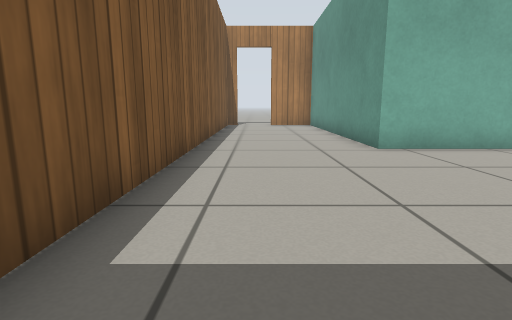
View 1 (above)

23 first-person views from a walk through a world built for the Gazebo simulator. The camera is 0.5 m above the floor, tilts 10° down and sees 80° across. The floor is counted in squares, 0.5 m on a side. Each view is taken from the middle of a square. On the plan, view 1 faces up. The plan holds only what a view shows up to about 12 squares ahead; the rest is blank. Simple patterns stand in for the simulator's built-in surfaces.

View 2
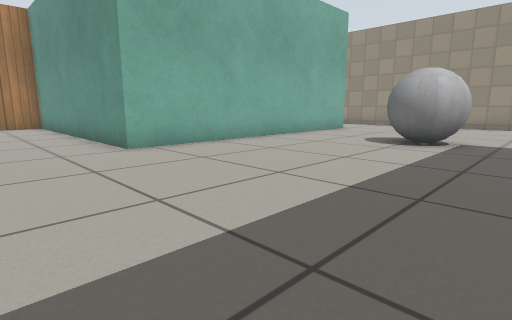

View 3
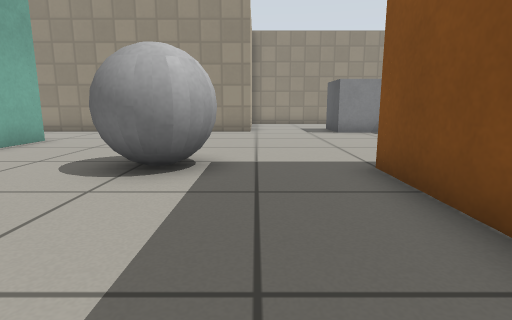

View 4
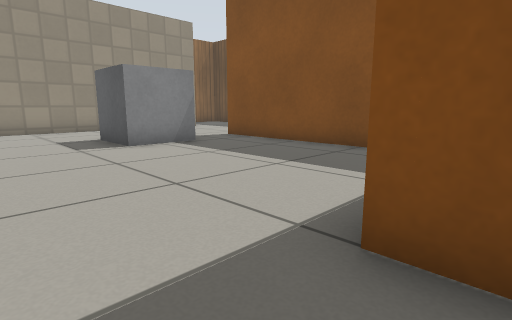

View 5
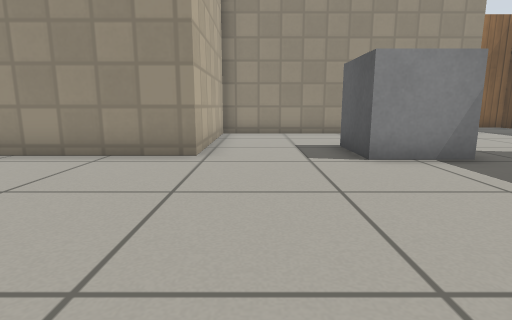

View 6
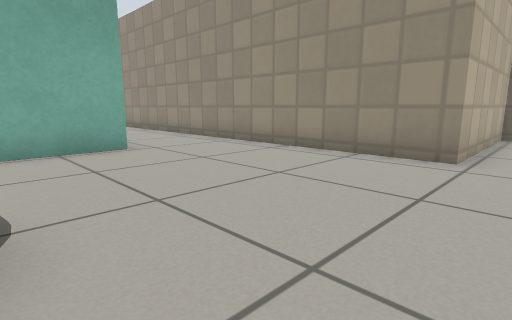

View 7
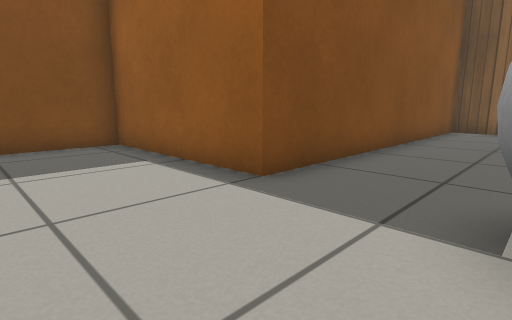

View 8
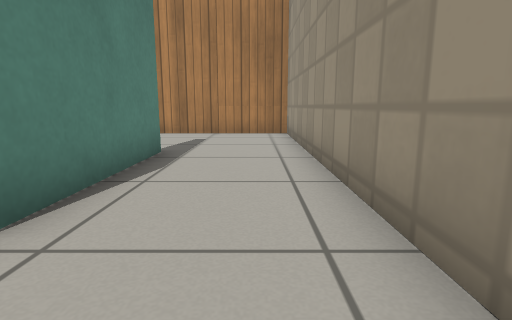

View 9
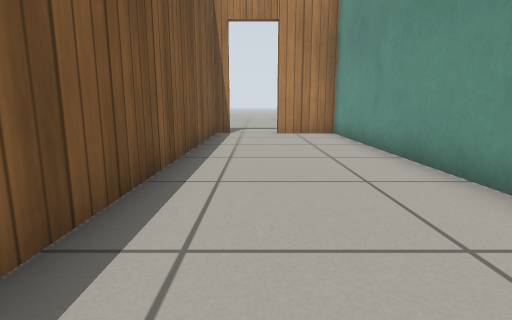

View 10
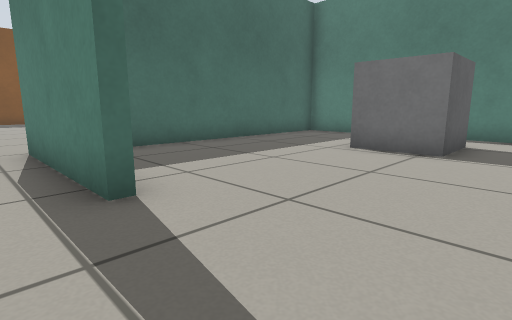

View 11
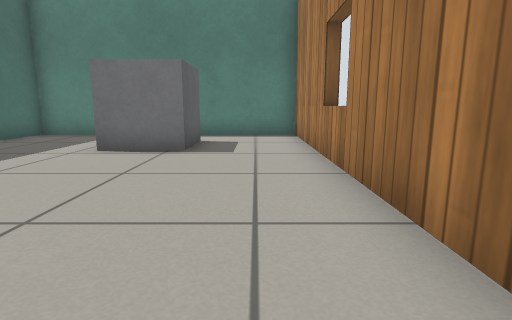

View 12
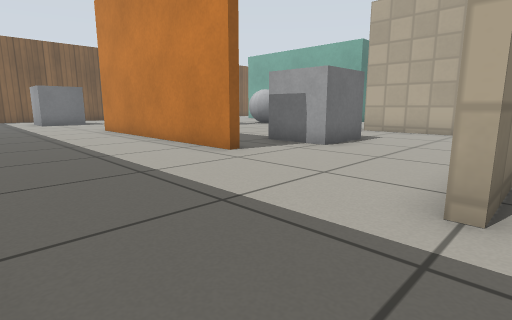

View 13
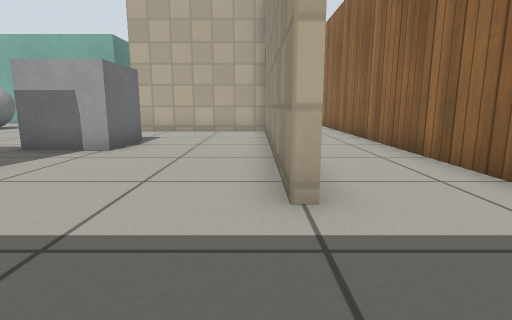

View 14
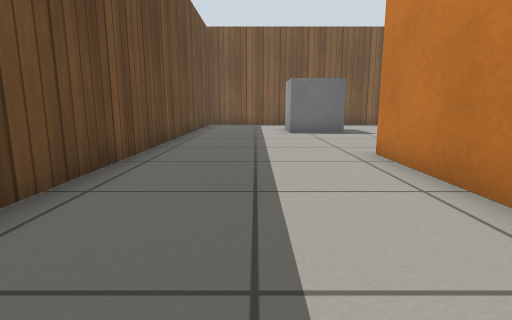

View 15
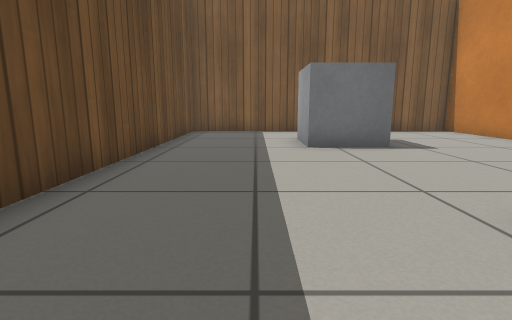

View 16
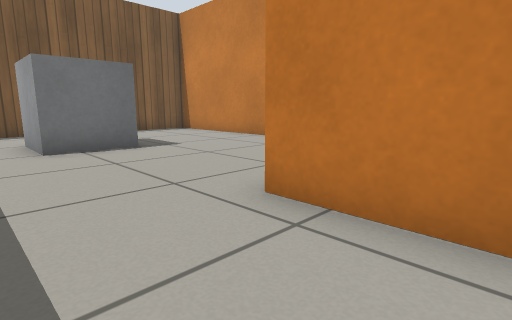

View 17
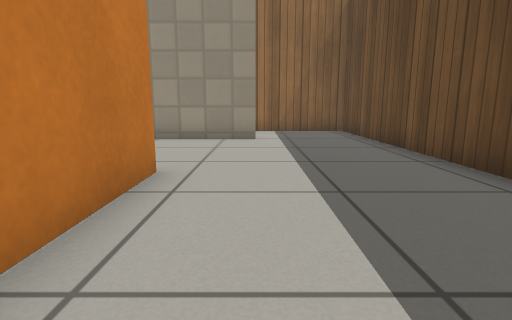

View 18
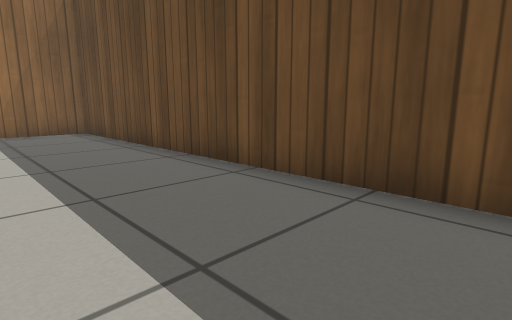

View 19
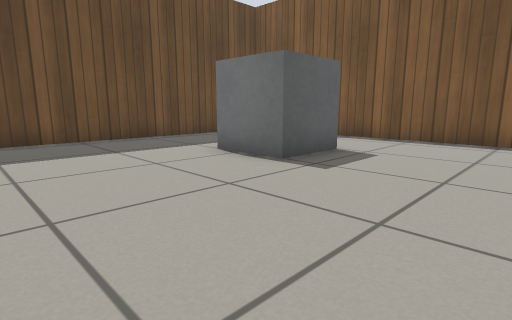

View 20
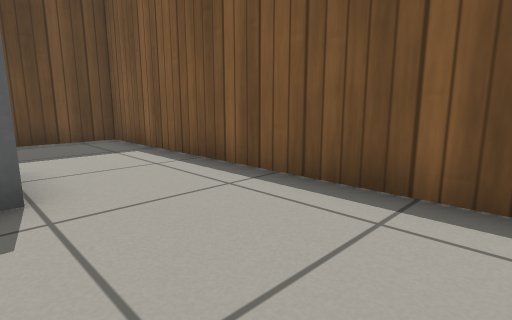

View 21
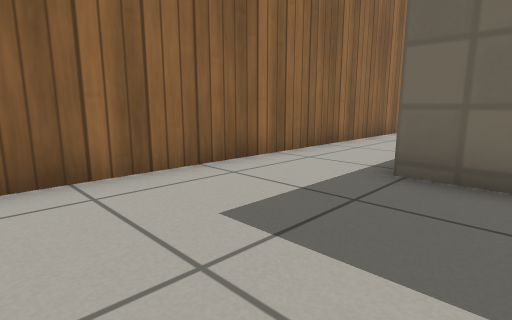

View 22
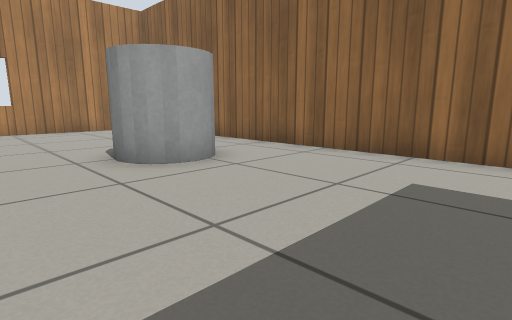

View 23
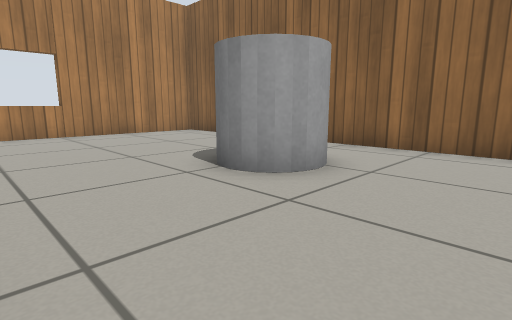

### Floor plan
Points are (right, up) in squares from view 1. A wall is a line through its corners. A room is listed if a view was taken in it or the views show most of it. See-through windows are left out.
Room 1 (views 1, 2, 3, 4, 5, 6, 7, 8, 9, 10, 11)
walls: (12.9, 11.7) (12.9, 7.2) (2.9, 7.2) (2.9, 16.4) (0.7, 16.4); (21.3, -6.5) (21.3, 1.2) (16.2, 1.2) (16.2, 16.4) (12.4, 16.4); (-0.9, 16.4) (-1.5, 16.4) (-1.5, -1) (8.9, -1) (8.9, -6.2) (16.6, -6.2)
low walls: (12.5, 11.7) (12.9, 11.7)
ways out: opening at (19, -6) to room 3; opening at (13, 14) to room 4; open door at (-0.3, 16.7)
objects: grey ball (8, 2) to (10, 3); grey box (16, -4) to (17, -2)
Room 2 (views 12, 21, 22, 23)
walls: (20.3, 1.5) (21.8, 1.5); (19.6, 16.3) (19.6, 16.8); (23.6, 16.4) (18, 16.4); (21.4, -11.5) (24.4, -11.5) (24.4, 15.5)
low walls: (21.7, -6.4) (21.7, -8)
ways out: opening at (22, -9.5) to room 3
objects: grey cylinder (20, 8) to (22, 9)
Room 3 (views 13, 14, 15, 16, 17, 18, 19, 20)
walls: (3.8, -1.3) (-1.5, -1.3) (-1.5, -11.5) (21.4, -11.5); (16.6, -6.5) (8.5, -6.5); (21.3, -8) (21.3, -6.5)
low walls: (21.7, -8) (21.3, -8)
ways out: opening at (19, -6) to room 1; opening at (22, -9.5) to room 2
objects: grey box (2, -7) to (3, -6)
Room 4 (no view inside)
walls: (12.4, 16.4) (3.2, 16.4) (3.2, 7.5) (10.9, 7.5)
ways out: opening at (13, 14) to room 1
objects: grey box (5, 12) to (7, 13)

Positions as (right, up) in squares from view 1, and headings:
1: (0, 0), facing up
2: (0, 0), facing up-right
3: (4, 1), facing right
4: (8, 1), facing down-right
5: (10, 0), facing right
6: (10, 0), facing up-right
7: (12, 2), facing down-left
8: (15, 5), facing up
9: (0, 5), facing up
10: (14, 15), facing down-left
11: (14, 15), facing left
12: (22, -11), facing up-left
13: (21, -11), facing up
14: (15, -9), facing left
15: (11, -9), facing left
16: (11, -9), facing up-left
17: (12, -8), facing right
18: (12, -8), facing down-right
19: (8, -2), facing down-left
20: (2, -2), facing down-left
21: (20, 6), facing down-right
22: (18, 3), facing up-right
23: (17, 5), facing up-right
